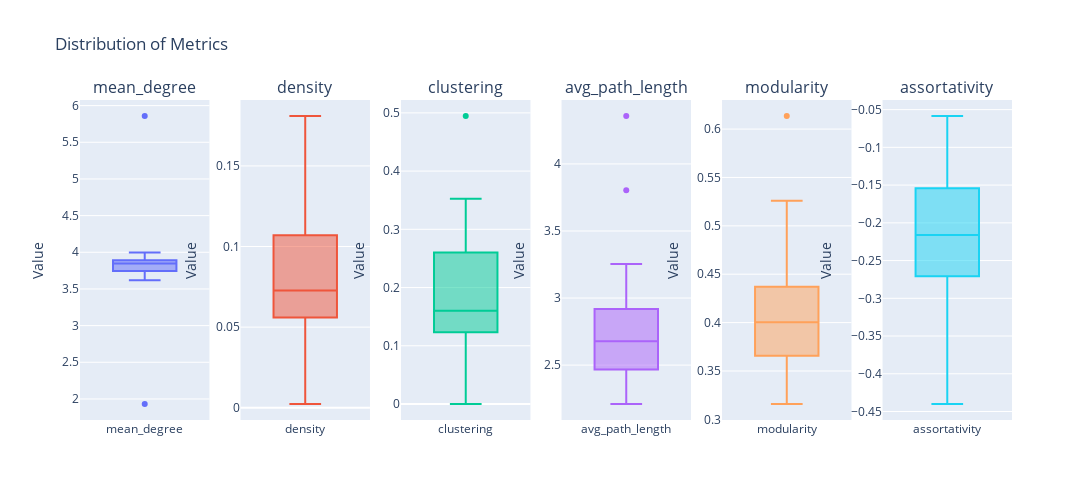

Notebook code cell kept with this figure:
### Code cell
plot_component_metrics(
    G_ba_networks, 
    metrics_list=[
        "mean_degree", 
        "density", 
        "clustering", 
        "avg_path_length", 
        "modularity",
        "assortativity"
        ]
)

### Figure 1 — Plotly figure (JSON) as saved in the notebook; plotly's stock layout.template omitted (floating-point values rounded to 4 significant figures)
{"data": [{"name": "mean_degree", "type": "box", "xaxis": "x", "y": [3.995, 3.986, 5.858, 3.934, 3.918, 3.867, 3.862, 3.86, 3.855, 3.849, 3.846, 3.818, 3.818, 3.81, 3.75, 3.742, 1.931, 3.667, 3.636, 3.619], "yaxis": "y"}, {"name": "density", "type": "box", "xaxis": "x2", "y": [0.002322, 0.007092, 0.04649, 0.03252, 0.04081, 0.06554, 0.06776, 0.06892, 0.07138, 0.07402, 0.07541, 0.08879, 0.08879, 0.09292, 0.121, 0.1247, 0.06897, 0.1594, 0.1732, 0.181], "yaxis": "y2"}, {"name": "clustering", "type": "box", "xaxis": "x3", "y": [0.01877, 0.03868, 0.1602, 0.05969, 0.1456, 0.1292, 0.2911, 0.1864, 0.1275, 0.2637, 0.1186, 0.1602, 0.206, 0.3524, 0.1362, 0.2705, 0.0, 0.4946, 0.2468, 0.2568], "yaxis": "y3"}, {"name": "avg_path_length", "type": "box", "xaxis": "x4", "y": [4.357, 3.803, 2.628, 3.254, 2.934, 2.902, 2.696, 2.694, 2.773, 2.623, 2.687, 2.669, 2.595, 2.431, 2.504, 2.417, 3.005, 2.21, 2.216, 2.233], "yaxis": "y4"}, {"name": "modularity", "type": "box", "xaxis": "x5", "y": [0.5258, 0.503, 0.3512, 0.4569, 0.4363, 0.4308, 0.4375, 0.4167, 0.4345, 0.4008, 0.3931, 0.3902, 0.4002, 0.372, 0.3658, 0.3656, 0.6135, 0.3159, 0.3394, 0.3466], "yaxis": "y5"}, {"name": "assortativity", "type": "box", "xaxis": "x6", "y": [-0.08671, -0.07089, -0.1907, -0.05846, -0.265, -0.1085, -0.1844, -0.2333, -0.131, -0.2876, -0.1907, -0.2113, -0.2339, -0.2764, -0.1772, -0.2438, -0.4238, -0.44, -0.2887, -0.2211], "yaxis": "y6"}], "layout": {"annotations": [{"font": {"size": 16}, "showarrow": false, "text": "mean_degree", "x": 0.06944, "xanchor": "center", "xref": "paper", "y": 1, "yanchor": "bottom", "yref": "paper"}, {"font": {"size": 16}, "showarrow": false, "text": "density", "x": 0.2417, "xanchor": "center", "xref": "paper", "y": 1, "yanchor": "bottom", "yref": "paper"}, {"font": {"size": 16}, "showarrow": false, "text": "clustering", "x": 0.4139, "xanchor": "center", "xref": "paper", "y": 1, "yanchor": "bottom", "yref": "paper"}, {"font": {"size": 16}, "showarrow": false, "text": "avg_path_length", "x": 0.5861, "xanchor": "center", "xref": "paper", "y": 1, "yanchor": "bottom", "yref": "paper"}, {"font": {"size": 16}, "showarrow": false, "text": "modularity", "x": 0.7583, "xanchor": "center", "xref": "paper", "y": 1, "yanchor": "bottom", "yref": "paper"}, {"font": {"size": 16}, "showarrow": false, "text": "assortativity", "x": 0.9306, "xanchor": "center", "xref": "paper", "y": 1, "yanchor": "bottom", "yref": "paper"}], "height": 500, "showlegend": false, "title": {"text": "Distribution of Metrics"}, "width": 1200, "xaxis": {"anchor": "y", "domain": [0, 0.1389]}, "xaxis2": {"anchor": "y2", "domain": [0.1722, 0.3111]}, "xaxis3": {"anchor": "y3", "domain": [0.3444, 0.4833]}, "xaxis4": {"anchor": "y4", "domain": [0.5167, 0.6556]}, "xaxis5": {"anchor": "y5", "domain": [0.6889, 0.8278]}, "xaxis6": {"anchor": "y6", "domain": [0.8611, 1]}, "yaxis": {"anchor": "x", "domain": [0, 1], "title": {"text": "Value"}}, "yaxis2": {"anchor": "x2", "domain": [0, 1], "title": {"text": "Value"}}, "yaxis3": {"anchor": "x3", "domain": [0, 1], "title": {"text": "Value"}}, "yaxis4": {"anchor": "x4", "domain": [0, 1], "title": {"text": "Value"}}, "yaxis5": {"anchor": "x5", "domain": [0, 1], "title": {"text": "Value"}}, "yaxis6": {"anchor": "x6", "domain": [0, 1], "title": {"text": "Value"}}}}
